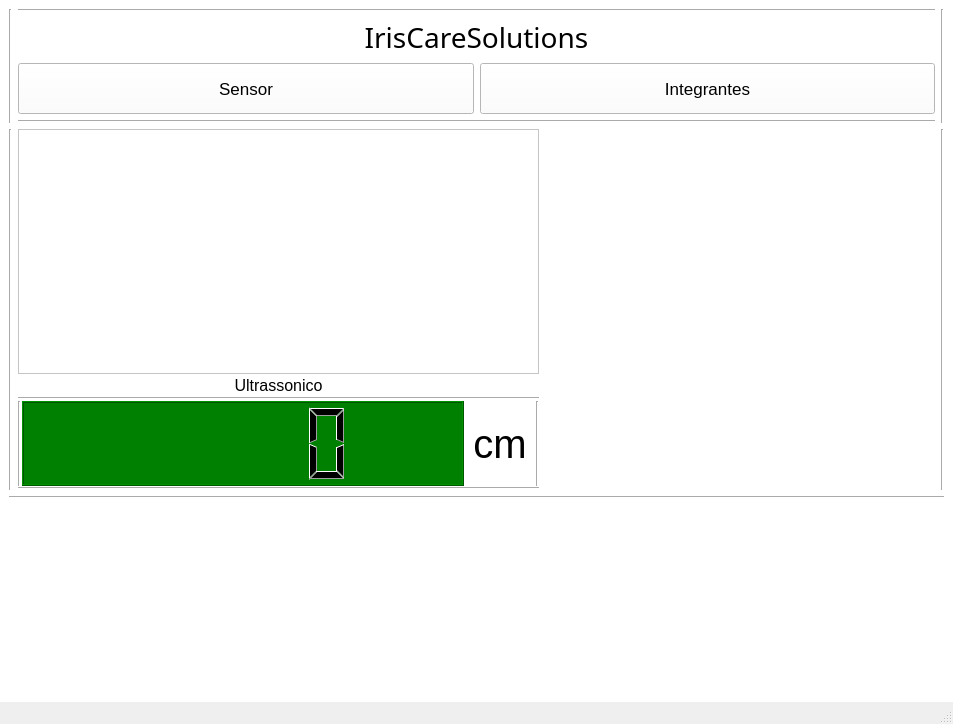
<?xml version="1.0" encoding="UTF-8"?>
<ui version="4.0">
 <class>MainWindow</class>
 <widget class="QMainWindow" name="MainWindow">
  <property name="geometry">
   <rect>
    <x>0</x>
    <y>0</y>
    <width>953</width>
    <height>724</height>
   </rect>
  </property>
  <property name="windowTitle">
   <string>MainWindow</string>
  </property>
  <widget class="QWidget" name="centralwidget">
   <property name="styleSheet">
    <string notr="true">background-color: White;</string>
   </property>
   <layout class="QVBoxLayout" name="verticalLayout_4">
    <item>
     <layout class="QVBoxLayout" name="verticalLayout_3">
      <item>
       <layout class="QHBoxLayout" name="horizontalLayout_2">
        <item>
         <widget class="Line" name="line">
          <property name="orientation">
           <enum>Qt::Vertical</enum>
          </property>
         </widget>
        </item>
        <item>
         <layout class="QVBoxLayout" name="verticalLayout_6">
          <item>
           <widget class="Line" name="line_8">
            <property name="orientation">
             <enum>Qt::Horizontal</enum>
            </property>
           </widget>
          </item>
          <item>
           <layout class="QVBoxLayout" name="verticalLayout_7">
            <item>
             <widget class="QLabel" name="T_Bat1_text_25">
              <property name="font">
               <font>
                <family>Impact</family>
                <pointsize>21</pointsize>
               </font>
              </property>
              <property name="text">
               <string>IrisCareSolutions</string>
              </property>
              <property name="textFormat">
               <enum>Qt::RichText</enum>
              </property>
              <property name="alignment">
               <set>Qt::AlignCenter</set>
              </property>
             </widget>
            </item>
            <item>
             <layout class="QHBoxLayout" name="horizontalLayout_5">
              <item>
               <widget class="QPushButton" name="botao4_4">
                <property name="minimumSize">
                 <size>
                  <width>100</width>
                  <height>51</height>
                 </size>
                </property>
                <property name="font">
                 <font>
                  <pointsize>13</pointsize>
                 </font>
                </property>
                <property name="styleSheet">
                 <string notr="true">background-color: 272727;;</string>
                </property>
                <property name="text">
                 <string>Sensor</string>
                </property>
               </widget>
              </item>
              <item>
               <widget class="QPushButton" name="botao4_3">
                <property name="minimumSize">
                 <size>
                  <width>100</width>
                  <height>51</height>
                 </size>
                </property>
                <property name="font">
                 <font>
                  <pointsize>13</pointsize>
                 </font>
                </property>
                <property name="styleSheet">
                 <string notr="true">background-color: 272727;;</string>
                </property>
                <property name="text">
                 <string>Integrantes</string>
                </property>
               </widget>
              </item>
             </layout>
            </item>
           </layout>
          </item>
          <item>
           <widget class="Line" name="line_9">
            <property name="orientation">
             <enum>Qt::Horizontal</enum>
            </property>
           </widget>
          </item>
         </layout>
        </item>
        <item>
         <widget class="Line" name="line_11">
          <property name="orientation">
           <enum>Qt::Vertical</enum>
          </property>
         </widget>
        </item>
       </layout>
      </item>
      <item>
       <layout class="QHBoxLayout" name="horizontalLayout_4"/>
      </item>
      <item>
       <layout class="QVBoxLayout" name="verticalLayout">
        <item>
         <layout class="QHBoxLayout" name="horizontalLayout"/>
        </item>
       </layout>
      </item>
      <item>
       <layout class="QHBoxLayout" name="horizontalLayout_3">
        <item>
         <widget class="Line" name="line_2">
          <property name="orientation">
           <enum>Qt::Vertical</enum>
          </property>
         </widget>
        </item>
        <item>
         <layout class="QVBoxLayout" name="verticalLayout_2">
          <item>
           <layout class="QVBoxLayout" name="verticalLayout_5">
            <item>
             <layout class="QVBoxLayout" name="verticalLayout_26">
              <property name="spacing">
               <number>1</number>
              </property>
              <item>
               <widget class="QGraphicsView" name="graphicsView"/>
              </item>
              <item>
               <layout class="QHBoxLayout" name="horizontalLayout_48">
                <item>
                 <widget class="QLabel" name="T_Bat1_text_24">
                  <property name="minimumSize">
                   <size>
                    <width>54</width>
                    <height>21</height>
                   </size>
                  </property>
                  <property name="maximumSize">
                   <size>
                    <width>16777215</width>
                    <height>21</height>
                   </size>
                  </property>
                  <property name="font">
                   <font>
                    <pointsize>12</pointsize>
                   </font>
                  </property>
                  <property name="text">
                   <string>Ultrassonico</string>
                  </property>
                  <property name="alignment">
                   <set>Qt::AlignCenter</set>
                  </property>
                 </widget>
                </item>
               </layout>
              </item>
              <item>
               <widget class="Line" name="line_10">
                <property name="orientation">
                 <enum>Qt::Horizontal</enum>
                </property>
               </widget>
              </item>
              <item>
               <layout class="QHBoxLayout" name="horizontalLayout_49">
                <item>
                 <widget class="Line" name="line_6">
                  <property name="orientation">
                   <enum>Qt::Vertical</enum>
                  </property>
                 </widget>
                </item>
                <item>
                 <widget class="QLCDNumber" name="lcdBat_2">
                  <property name="minimumSize">
                   <size>
                    <width>250</width>
                    <height>85</height>
                   </size>
                  </property>
                  <property name="styleSheet">
                   <string notr="true">background-color: Green;</string>
                  </property>
                 </widget>
                </item>
                <item>
                 <widget class="QLabel" name="label_83">
                  <property name="minimumSize">
                   <size>
                    <width>70</width>
                    <height>71</height>
                   </size>
                  </property>
                  <property name="maximumSize">
                   <size>
                    <width>57</width>
                    <height>71</height>
                   </size>
                  </property>
                  <property name="font">
                   <font>
                    <pointsize>30</pointsize>
                   </font>
                  </property>
                  <property name="text">
                   <string>cm</string>
                  </property>
                  <property name="alignment">
                   <set>Qt::AlignCenter</set>
                  </property>
                 </widget>
                </item>
                <item>
                 <widget class="Line" name="line_22">
                  <property name="orientation">
                   <enum>Qt::Vertical</enum>
                  </property>
                 </widget>
                </item>
               </layout>
              </item>
              <item>
               <widget class="Line" name="line_25">
                <property name="orientation">
                 <enum>Qt::Horizontal</enum>
                </property>
               </widget>
              </item>
             </layout>
            </item>
           </layout>
          </item>
         </layout>
        </item>
        <item>
         <widget class="QLabel" name="label_9">
          <property name="minimumSize">
           <size>
            <width>390</width>
            <height>361</height>
           </size>
          </property>
          <property name="maximumSize">
           <size>
            <width>648</width>
            <height>484</height>
           </size>
          </property>
          <property name="text">
           <string/>
          </property>
          <property name="pixmap">
           <pixmap>../Imagens/IrisCareSoluctions (1).png</pixmap>
          </property>
          <property name="scaledContents">
           <bool>true</bool>
          </property>
         </widget>
        </item>
        <item>
         <widget class="Line" name="line_3">
          <property name="orientation">
           <enum>Qt::Vertical</enum>
          </property>
         </widget>
        </item>
       </layout>
      </item>
      <item>
       <widget class="Line" name="line_7">
        <property name="orientation">
         <enum>Qt::Horizontal</enum>
        </property>
       </widget>
      </item>
      <item>
       <spacer name="verticalSpacer">
        <property name="orientation">
         <enum>Qt::Vertical</enum>
        </property>
        <property name="sizeHint" stdset="0">
         <size>
          <width>20</width>
          <height>40</height>
         </size>
        </property>
       </spacer>
      </item>
      <item>
       <layout class="QHBoxLayout" name="horizontalLayout_20">
        <item>
         <spacer name="horizontalSpacer_26">
          <property name="orientation">
           <enum>Qt::Horizontal</enum>
          </property>
          <property name="sizeHint" stdset="0">
           <size>
            <width>40</width>
            <height>20</height>
           </size>
          </property>
         </spacer>
        </item>
        <item>
         <widget class="QLabel" name="label_2">
          <property name="enabled">
           <bool>true</bool>
          </property>
          <property name="minimumSize">
           <size>
            <width>131</width>
            <height>45</height>
           </size>
          </property>
          <property name="maximumSize">
           <size>
            <width>131</width>
            <height>45</height>
           </size>
          </property>
          <property name="text">
           <string/>
          </property>
          <property name="pixmap">
           <pixmap>../Imagens/download.png</pixmap>
          </property>
          <property name="scaledContents">
           <bool>true</bool>
          </property>
         </widget>
        </item>
        <item>
         <spacer name="horizontalSpacer_27">
          <property name="orientation">
           <enum>Qt::Horizontal</enum>
          </property>
          <property name="sizeHint" stdset="0">
           <size>
            <width>40</width>
            <height>20</height>
           </size>
          </property>
         </spacer>
        </item>
       </layout>
      </item>
      <item>
       <layout class="QHBoxLayout" name="horizontalLayout_6">
        <property name="spacing">
         <number>0</number>
        </property>
       </layout>
      </item>
     </layout>
    </item>
   </layout>
  </widget>
  <widget class="QMenuBar" name="menubar">
   <property name="geometry">
    <rect>
     <x>0</x>
     <y>0</y>
     <width>953</width>
     <height>21</height>
    </rect>
   </property>
  </widget>
  <widget class="QStatusBar" name="statusbar"/>
 </widget>
 <resources/>
 <connections/>
</ui>
